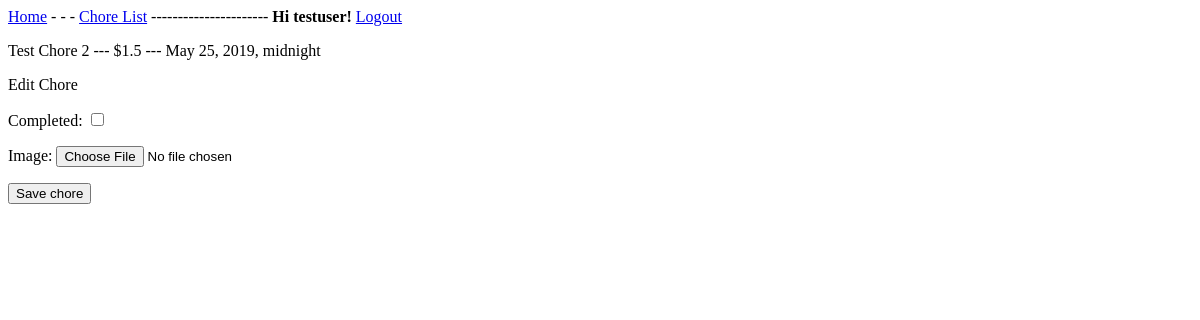
The page /edit_chore/2/ (signed in) on the database as committed earlier.
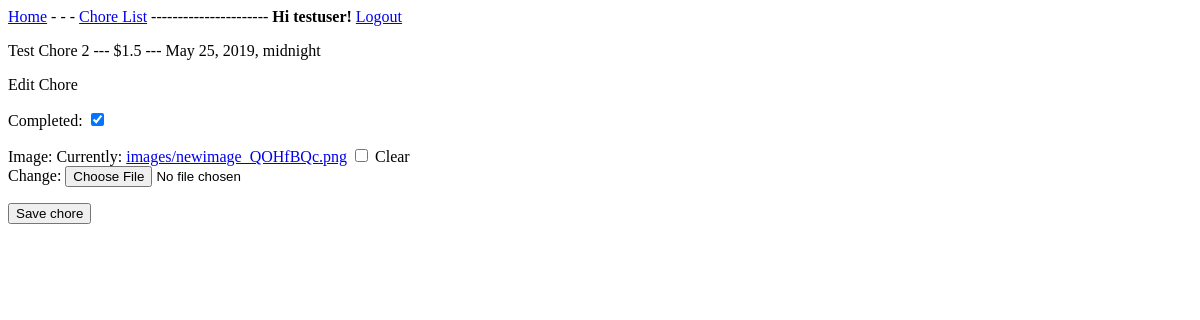
The same page on the database as committed later.
### chores/models.py (models this page shows, shortened)
class Chores(models.Model):
    name = models.CharField(max_length=140)
    time_listed = models.DateTimeField(auto_now_add=True)
    expire_date = models.DateTimeField()
    pay = models.FloatField()
    image = models.ImageField(blank=True, upload_to='images/')
    completed = models.BooleanField(default=False)
    approved = models.BooleanField(default=False)
    owner = models.ForeignKey(settings.AUTH_USER_MODEL, on_delete=models.CASCADE, null=True)
    def __str__(self):
        return self.name

### chores/views.py (the view, shortened to what this page needs)
# urls.py: path("edit_chore/<int:chores_id>/", views.edit_chore, name="edit_chore"),
@login_required
def edit_chore(request, chores_id):
    chore = Chores.objects.get(id=chores_id)
    exp = chore.expire_date
    pay = chore.pay
    if request.user.get_username() == 'admin':
        if request.method != "POST":
            form = ChoreForm(instance=chore)
        else:
            form = ChoreForm(instance=chore, data=request.POST)
            if form.is_valid():
                form.save()
                return HttpResponseRedirect(reverse('chores:chore_list'))
    else:
        if request.method != "POST":
            form = CompleteForm(instance=chore)
    context = {'chore': chore, 'form':form, 'exp' : exp, 'pay' : pay}
    return render(request, 'chores/edit_chore.html', context)

### chores/forms.py
class CompleteForm(forms.ModelForm):
    class Meta:
        model = Chores
        fields = ['completed', 'image']

### chores/templates/chores/edit_chore.html (shortened to what this page needs)
{% extends 'chores/base.html' %}
{% block content %}
<p> {{ chore }} --- ${{ pay }} --- {{ exp }} </p>
<p>Edit Chore</p>
<form action="{% url 'chores:edit_chore' chore.id %}" method="post" enctype="multipart/form-data">
    {{ form.as_p }}
    <button name="submit">Save chore</button>
</form>
{% endblock %}

Rows that differ between the two databases and show on the page:
changed Chores "Test Chore 2": completed (not shown) → "☑"
Other text that changed with them:
form field as_p: (not shown) → "☐"
form field completed: "☐" → (not shown)
text no longer shown: "Completed: Image:"
text now shown: "Completed: Image: Currently: images/newimage_QOHfBQc.png Clear Change:"
